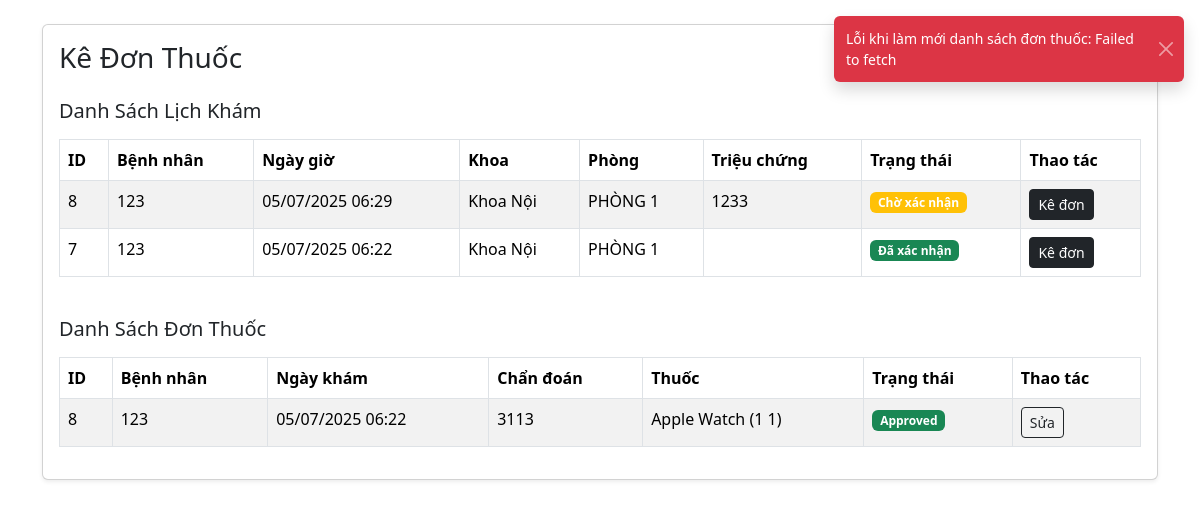
Screenshot of /doctor/prescription.php (signed in) with the database file from the repository.
### tables this page shows
CREATE TABLE `appointments` (
  `appointment_id` int(11) NOT NULL,
  `patient_id` int(11) DEFAULT NULL,
  `doctor_id` int(11) DEFAULT NULL,
  `department_id` int(11) DEFAULT NULL,
  `room_id` int(11) DEFAULT NULL,
  `appointment_date` datetime DEFAULT NULL,
  `appointment_type` varchar(50) DEFAULT NULL,
  `symptoms` text DEFAULT NULL,
  `status` enum('Chờ xác nhận','Đã xác nhận','Hoàn thành','Đã hủy') NOT NULL DEFAULT 'Chờ xác nhận',
  `created_at` timestamp NOT NULL DEFAULT current_timestamp(),
  `doctor_name` varchar(255) DEFAULT NULL,
  `patient_name` varchar(255) DEFAULT NULL
);

CREATE TABLE `patients` (
  `patient_id` int(11) NOT NULL,
  `full_name` varchar(100) NOT NULL,
  `date_of_birth` date DEFAULT NULL,
  `gender` enum('Male','Female','Other') DEFAULT NULL,
  `address` varchar(255) DEFAULT NULL,
  `email` varchar(100) DEFAULT NULL,
  `phone` varchar(15) DEFAULT NULL,
  `created_at` timestamp NOT NULL DEFAULT current_timestamp(),
  `source` enum('admin','form') NOT NULL DEFAULT 'admin',
  `appointment_date` datetime DEFAULT NULL,
  `department_id` int(11) DEFAULT NULL,
  `symptoms` text DEFAULT NULL,
  `is_deleted` tinyint(1) DEFAULT 0
);

CREATE TABLE `departments` (
  `department_id` int(11) NOT NULL,
  `department_name` varchar(100) NOT NULL
);

CREATE TABLE `rooms` (
  `room_id` int(11) NOT NULL,
  `room_name` varchar(50) NOT NULL,
  `department_id` int(11) DEFAULT NULL
);

CREATE TABLE `prescriptions` (
  `prescription_id` int(11) NOT NULL,
  `appointment_id` int(11) DEFAULT NULL,
  `doctor_id` int(11) DEFAULT NULL,
  `patient_id` int(11) DEFAULT NULL,
  `diagnosis` text DEFAULT NULL,
  `status` enum('Pending','Approved','Cancelled') DEFAULT 'Pending',
  `admin_note` text DEFAULT NULL,
  `created_at` timestamp NOT NULL DEFAULT current_timestamp(),
  `doctor_name` varchar(255) DEFAULT NULL,
  `patient_name` varchar(255) DEFAULT NULL
);

### doctor/prescription.php (the view, shortened to what this page needs)
<?php
if (session_status() == PHP_SESSION_NONE) {
    session_start();
}require_once '../db.php';
try {
    $conn = new PDO("mysql:host=localhost;dbname=benhviensql", "root", "", [
        PDO::ATTR_ERRMODE => PDO::ERRMODE_EXCEPTION,
        PDO::MYSQL_ATTR_INIT_COMMAND => "SET NAMES utf8mb4"
    ]);
} catch(PDOException $e) {
    error_log("Lỗi kết nối database: " . $e->getMessage());
    http_response_code(500);
    echo json_encode(['success' => false, 'message' => 'Lỗi kết nối cơ sở dữ liệu: ' . $e->getMessage()]);
    exit;
}
$doctor_id = $_SESSION['doctor_id'];
try {
    $stmt = $conn->prepare("
        SELECT a.appointment_id, a.appointment_date, a.symptoms, a.status, p.full_name, d.department_name, r.room_name
        FROM appointments a
        JOIN patients p ON a.patient_id = p.patient_id
        LEFT JOIN departments d ON a.department_id = d.department_id
        LEFT JOIN rooms r ON a.room_id = r.room_id
        WHERE a.doctor_id = :doctor_id
        ORDER BY a.appointment_date DESC
    ");
    $stmt->execute([':doctor_id' => $doctor_id]);
    $appointments = $stmt->fetchAll(PDO::FETCH_ASSOC);
} catch(PDOException $e) {
    error_log("Lỗi khi lấy danh sách lịch khám: " . $e->getMessage());
    http_response_code(500);
    echo json_encode(['success' => false, 'message' => 'Lỗi khi lấy danh sách lịch khám: ' . $e->getMessage()]);
    exit;
}
try {
    $stmt = $conn->prepare("
        SELECT pr.prescription_id, pr.appointment_id, pr.diagnosis, pr.status, p.full_name, a.appointment_date,
               GROUP_CONCAT(CONCAT(m.name, ' (', pd.quantity, ' ', pd.unit, ')') SEPARATOR ', ') AS medications
        FROM prescriptions pr
        JOIN appointments a ON pr.appointment_id = a.appointment_id
        JOIN patients p ON pr.patient_id = p.patient_id
        LEFT JOIN prescription_details pd ON pr.prescription_id = pd.prescription_id
        LEFT JOIN medications m ON pd.medication_id = m.medication_id
        WHERE pr.doctor_id = :doctor_id
        GROUP BY pr.prescription_id
        ORDER BY pr.created_at DESC
    ");
    $stmt->execute([':doctor_id' => $doctor_id]);
    $prescriptions = $stmt->fetchAll(PDO::FETCH_ASSOC);
} catch(PDOException $e) {
    error_log("Lỗi khi lấy danh sách đơn thuốc: " . $e->getMessage());
    http_response_code(500);
    echo json_encode(['success' => false, 'message' => 'Lỗi khi lấy danh sách đơn thuốc: ' . $e->getMessage()]);
    exit;
}
?>
<!DOCTYPE html>
<html lang="vi">
<head>
    <link href="https://cdn.jsdelivr.net/npm/bootstrap@5.3.3/dist/css/bootstrap.min.css" rel="stylesheet">
</head>
<body>
<div class="container py-4">
    <div class="card shadow-sm">
        <div class="card-body">
            <h3 class="card-title text-dark mb-4">Kê Đơn Thuốc</h3>
            <div class="toast-container position-fixed top-0 end-0 p-3" style="z-index: 9999;"></div>
            <h5 class="text-dark mb-3">Danh Sách Lịch Khám</h5>
            <div class="table-responsive">
                <table class="table table-striped table-bordered bg-white">
                    <thead class="bg-dark text-white">
                        <tr>
                            <th scope="col">ID</th>
                            <th scope="col">Bệnh nhân</th>
                            <th scope="col">Ngày giờ</th>
                            <th scope="col">Khoa</th>
                            <th scope="col">Phòng</th>
                            <th scope="col">Triệu chứng</th>
                            <th scope="col">Trạng thái</th>
                            <th scope="col">Thao tác</th>
                        </tr>
                    </thead>
                    <tbody>
                        <?php if (empty($appointments)): ?>
                            <tr>
                                <td colspan="8" class="text-center text-muted">Không có lịch khám nào.</td>
                            </tr>
                        <?php else: ?>
                            <?php foreach ($appointments as $appointment): ?>
                                <tr>
                                    <td><?php echo htmlspecialchars($appointment['appointment_id']); ?></td>
                                    <td><?php echo htmlspecialchars($appointment['full_name']); ?></td>
                                    <td><?php echo htmlspecialchars(date('d/m/Y H:i', strtotime($appointment['appointment_date']))); ?></td>
                                    <td><?php echo htmlspecialchars($appointment['department_name'] ?? 'Chưa xác định'); ?></td>
                                    <td><?php echo htmlspecialchars($appointment['room_name'] ?? 'Chưa xác định'); ?></td>
                                    <td><?php echo htmlspecialchars($appointment['symptoms'] ?? 'Không có triệu chứng'); ?></td>
                                    <td>
                                        <span class="badge
                                            <?php
                                            switch ($appointment['status']) {
                                                case 'Chờ xác nhận': echo 'bg-warning'; break;
                                                case 'Đã xác nhận': echo 'bg-success'; break;
                                            }
                                            ?>">
                                            <?php echo htmlspecialchars($appointment['status']); ?>
                                        </span>
                                    </td>
                                    <td>
                                        <button class="btn btn-dark btn-sm prescribe-btn" data-appointment-id="<?php echo htmlspecialchars($appointment['appointment_id']); ?>" data-bs-toggle="modal" data-bs-target="#prescriptionModal">Kê đơn</button>
                                    </td>
                                </tr>
                            <?php endforeach; ?>
                        <?php endif; ?>
                    </tbody>
                </table>
            </div>
            <h5 class="text-dark mb-3 mt-4">Danh Sách Đơn Thuốc</h5>
            <div class="table-responsive">
                <table class="table table-striped table-bordered bg-white">
                    <thead class="bg-dark text-white">
                        <tr>
                            <th scope="col">ID</th>
                            <th scope="col">Bệnh nhân</th>
                            <th scope="col">Ngày khám</th>
                            <th scope="col">Chẩn đoán</th>
                            <th scope="col">Thuốc</th>
                            <th scope="col">Trạng thái</th>
                            <th scope="col">Thao tác</th>
                        </tr>
                    </thead>
                    <tbody id="prescriptionTableBody">
                        <?php if (empty($prescriptions)): ?>
                            <tr>
                                <td colspan="7" class="text-center text-muted">Không có đơn thuốc nào.</td>
                            </tr>
                        <?php else: ?>
                            <?php foreach ($prescriptions as $prescription): ?>
                                <tr data-prescription-id="<?php echo htmlspecialchars($prescription['prescription_id']); ?>">
                                    <td><?php echo htmlspecialchars($prescription['prescription_id']); ?></td>
                                    <td><?php echo htmlspecialchars($prescription['full_name']); ?></td>
                                    <td><?php echo htmlspecialchars(date('d/m/Y H:i', strtotime($prescription['appointment_date']))); ?></td>
                                    <td><?php echo htmlspecialchars($prescription['diagnosis']); ?></td>
                                    <td><?php echo htmlspecialchars($prescription['medications'] ?? 'Không có'); ?></td>
                                    <td>
                                        <span class="badge
                                            <?php
                                            switch ($prescription['status']) {
                                                case 'Approved': echo 'bg-success'; break;
                                            }
                                            ?>">
                                            <?php echo htmlspecialchars($prescription['status']); ?>
                                        </span>
                                    </td>
                                    <td>
                                        <button class="btn btn-outline-dark btn-sm edit-prescription-btn" data-prescription-id="<?php echo htmlspecialchars($prescription['prescription_id']); ?>" data-appointment-id="<?php echo htmlspecialchars($prescription['appointment_id']); ?>">Sửa</button>
                                    </td>
                                </tr>
                            <?php endforeach; ?>
                        <?php endif; ?>
                    </tbody>
                </table>
            </div>
        </div>
    </div>
</div>
</body>
</html>

### rows the page displays
appointments: appointment_id "8", patient.full_name "123", appointment_date "05/07/2025 06:29", department.department_name "Khoa Nội", room.room_name "PHÒNG 1", symptoms "1233", status "Chờ xác nhận"
appointments: appointment_id "7", patient.full_name "123", appointment_date "05/07/2025 06:22", department.department_name "Khoa Nội", room.room_name "PHÒNG 1", status "Đã xác nhận"
prescriptions: prescription_id "8", patient.full_name "123", appointment.appointment_date "05/07/2025 06:22", diagnosis "3113", medications "Apple Watch (1 1)", status "Approved"
